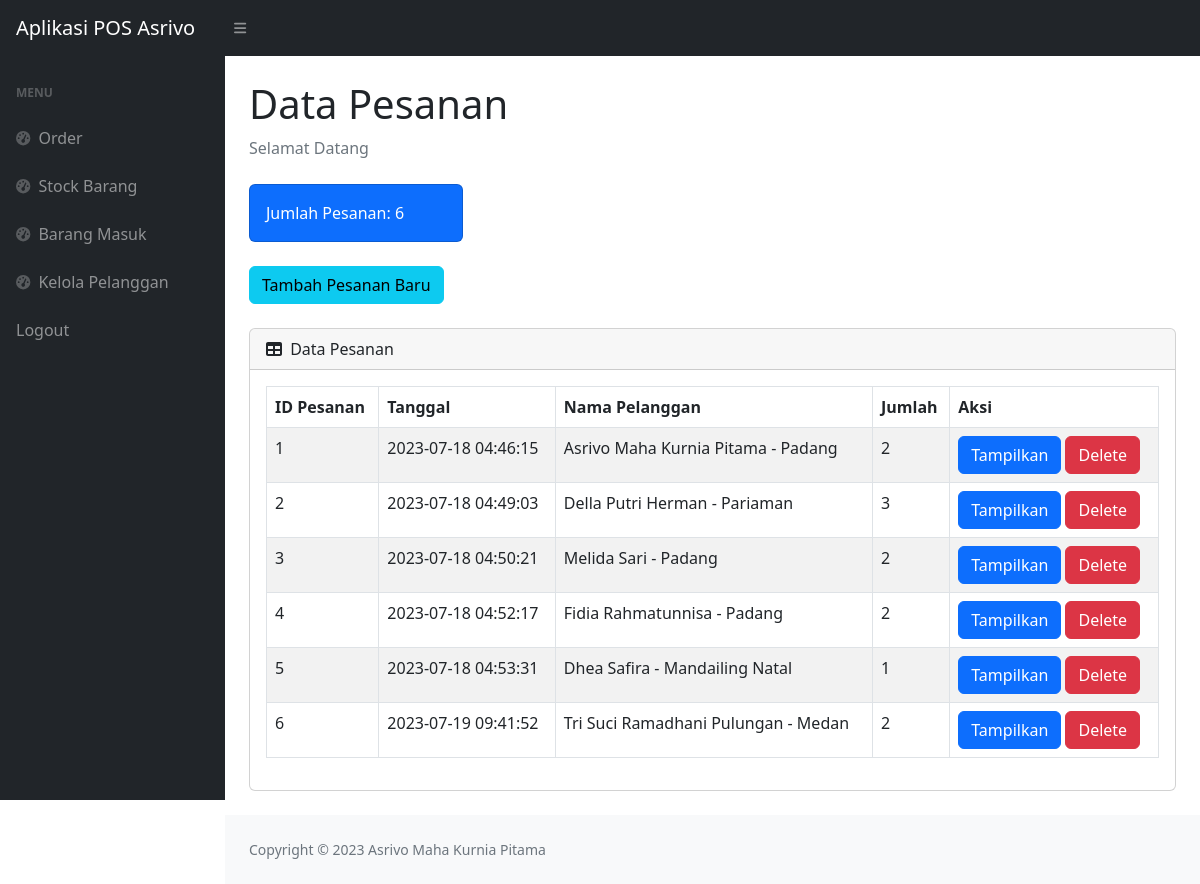
The app's page /index.php (signed in) with its own data.
### tables this page shows
CREATE TABLE `pesanan` (
  `idpesanan` int(11) NOT NULL,
  `tanggal` timestamp NOT NULL DEFAULT current_timestamp(),
  `idpelanggan` int(11) NOT NULL
);

CREATE TABLE `pelanggan` (
  `idpelanggan` int(11) NOT NULL,
  `namapelanggan` varchar(30) NOT NULL,
  `notelp` varchar(15) NOT NULL,
  `alamat` text NOT NULL
);

### index.php (the view, shortened to what this page needs)
<?php
    require 'ceklogin.php';
    $h1 = mysqli_query($conn, "SELECT * FROM pesanan");
    $h2 = mysqli_num_rows($h1);
?>
<!DOCTYPE html>
<html lang="en">
    <head>
        <link href="https://cdn.jsdelivr.net/npm/simple-datatables@7.1.2/dist/style.min.css" rel="stylesheet" />
        <link href="css/styles.css" rel="stylesheet" />
    </head>
    <body class="sb-nav-fixed">
        <nav class="sb-topnav navbar navbar-expand navbar-dark bg-dark">
            <a class="navbar-brand ps-3" href="index.php">Aplikasi POS Asrivo</a>
            <button class="btn btn-link btn-sm order-1 order-lg-0 me-4 me-lg-0" id="sidebarToggle" href="#!"><i class="fas fa-bars"></i></button>
        </nav>
        <div id="layoutSidenav">
            <div id="layoutSidenav_nav">
                <nav class="sb-sidenav accordion sb-sidenav-dark" id="sidenavAccordion">
                    <div class="sb-sidenav-menu">
                        <div class="nav">
                            <div class="sb-sidenav-menu-heading">Menu</div>
                            <a class="nav-link" href="index.php">
                                <div class="sb-nav-link-icon"><i class="fas fa-tachometer-alt"></i></div>
                                Order
                            </a>
                            <a class="nav-link" href="stock.php">
                                <div class="sb-nav-link-icon"><i class="fas fa-tachometer-alt"></i></div>
                                Stock Barang
                            </a>
                            <a class="nav-link" href="masuk.php">
                                <div class="sb-nav-link-icon"><i class="fas fa-tachometer-alt"></i></div>
                                Barang Masuk
                            </a>
                            <a class="nav-link" href="pelanggan.php">
                                <div class="sb-nav-link-icon"><i class="fas fa-tachometer-alt"></i></div>
                                Kelola Pelanggan
                            </a>
                            <a class="nav-link" href="logout.php">
                                Logout
                            </a>
                        </div>
                    </div>
                </nav>
            </div>
            <div id="layoutSidenav_content">
                <main>
                    <div class="container-fluid px-4">
                        <h1 class="mt-4">Data Pesanan</h1>
                        <ol class="breadcrumb mb-4">
                            <li class="breadcrumb-item active">Selamat Datang</li>
                        </ol>
                        <div class="row">
                            <div class="col-xl-3 col-md-6">
                                <div class="card bg-primary text-white mb-4">
                                    <div class="card-body">Jumlah Pesanan: <?=$h2;?></div>
                                </div>
                            </div>
                        </div>
                        <button type="button" class="btn btn-info mb-4" data-bs-toggle="modal" data-bs-target="#myModal">
                            Tambah Pesanan Baru
                         </button>
                        <div class="card mb-4">
                            <div class="card-header">
                                <i class="fas fa-table me-1"></i>
                                Data Pesanan
                            </div>
                            <div class="card-body">
                                <table id="datatablesSimple" class="table table-striped table-bordered">
                                    <thead>
                                        <tr>
                                            <th>ID Pesanan</th>
                                            <th>Tanggal</th>
                                            <th>Nama Pelanggan</th>
                                            <th>Jumlah</th>
                                            <th>Aksi</th>
                                        </tr>
                                    </thead>
                                    <tbody>
                                    <?php
                                    $get = mysqli_query($conn,"select * from pesanan p, pelanggan pl where p.idpelanggan=pl.idpelanggan");
                                    while($p=mysqli_fetch_array($get)){
                                    $idpesanan = $p['idpesanan'];
                                    $tanggal = $p['tanggal'];
                                    $namapelanggan = $p['namapelanggan'];
                                    $alamat = $p['alamat'];
                                    $hitungjumlah = mysqli_query($conn,"select * from detailpesanan where idpesanan='$idpesanan'");
                                    $jumlah = mysqli_num_rows($hitungjumlah);
                                    ?>
                                    <tr>
                                        <td><?= $idpesanan;?></td>
                                        <td><?= $tanggal;?></td>
                                        <td><?= $namapelanggan;?> - <?= $alamat; ?></td>
                                        <td><?=$jumlah;?></td>
                                        <td>
                                            <a href="view.php?idp=<?=$idpesanan;?>" class="btn btn-primary" target="blank">Tampilkan</a>
                                            <button type="button" class="btn btn-danger" data-bs-toggle="modal" data-bs-target="#delete<?=$idpesanan;?>">
                                                Delete
                                            </button>
                                        </td>
                                    </tr>
                                    <?php
                                    };
                                    ?>
                                    </tbody>
                                </table>
                            </div>
                        </div>
                    </div>
                </main>
                <footer class="py-4 bg-light mt-auto">
                    <div class="container-fluid px-4">
                        <div class="d-flex align-items-center justify-content-between small">
                            <div class="text-muted">Copyright &copy; 2023 Asrivo Maha Kurnia Pitama</div>
                        </div>
                    </div>
                </footer>
            </div>
        </div>
    </body>
</html>

### records on screen
pesanan: idpesanan "1", tanggal "2023-07-18 04:46:15", idpelanggan.namapelanggan "Asrivo Maha Kurnia Pitama", idpelanggan.alamat "Padang", jumlah "2"
pesanan: idpesanan "2", tanggal "2023-07-18 04:49:03", idpelanggan.namapelanggan "Della Putri Herman", idpelanggan.alamat "Pariaman", jumlah "3"
pesanan: idpesanan "3", tanggal "2023-07-18 04:50:21", idpelanggan.namapelanggan "Melida Sari", idpelanggan.alamat "Padang", jumlah "2"
pesanan: idpesanan "4", tanggal "2023-07-18 04:52:17", idpelanggan.namapelanggan "Fidia Rahmatunnisa", idpelanggan.alamat "Padang", jumlah "2"
pesanan: idpesanan "5", tanggal "2023-07-18 04:53:31", idpelanggan.namapelanggan "Dhea Safira", idpelanggan.alamat "Mandailing Natal", jumlah "1"
pesanan: idpesanan "6", tanggal "2023-07-19 09:41:52", idpelanggan.namapelanggan "Tri Suci Ramadhani Pulungan", idpelanggan.alamat "Medan", jumlah "2"

### other values on screen
$h2 "6"
